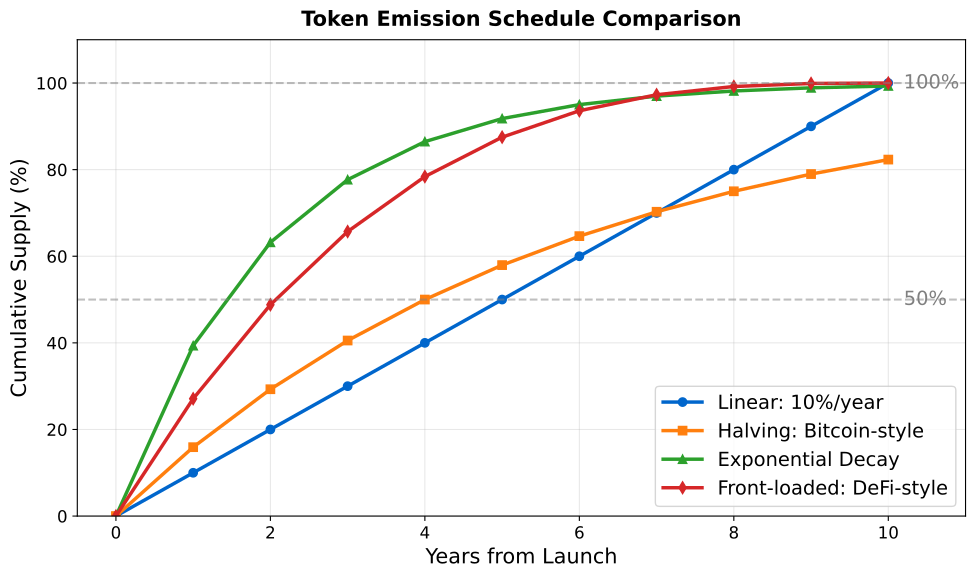

Recreate this plot in Python.
"""
Emission Schedule Comparison
Line chart comparing different emission schedule types
"""

import matplotlib.pyplot as plt
import numpy as np
from pathlib import Path

CHART_METADATA = {
    'title': 'Emission Schedules',
    'url': 'https://github.com/Digital-AI-Finance/Blockchain_Crypto/tree/main/Module_D_Tokenomics/L29_Token_Economics/charts/06_emission_schedules'
}

plt.rcParams.update({
    'font.size': 14,
    'axes.labelsize': 14,
    'axes.titlesize': 16,
    'xtick.labelsize': 12,
    'ytick.labelsize': 12,
    'legend.fontsize': 12,
    'figure.figsize': (10, 6),
    'figure.dpi': 150
})

MLPURPLE = '#3333B2'
MLBLUE = '#0066CC'
MLORANGE = '#FF7F0E'
MLGREEN = '#2CA02C'
MLRED = '#D62728'

fig, ax = plt.subplots(figsize=(10, 6))

# Years from project launch
years = np.arange(0, 11)

# Different emission schedules (cumulative supply as %)
max_supply = 100  # Normalized to 100%

# Linear emission: constant rate
linear = 10 * years
linear = np.minimum(linear, max_supply)

# Decreasing emission (Bitcoin halving style)
halving = max_supply * (1 - 0.5 ** (years / 4))

# Exponential decay (rapid initial, then slow)
exp_decay = max_supply * (1 - np.exp(-0.5 * years))

# Front-loaded (DeFi style)
front_loaded = max_supply * (1 - (1 - years/10) ** 3)
front_loaded = np.minimum(front_loaded, max_supply)

ax.plot(years, linear, 'o-', color=MLBLUE, linewidth=2.5, markersize=6, label='Linear: 10%/year')
ax.plot(years, halving, 's-', color=MLORANGE, linewidth=2.5, markersize=6, label='Halving: Bitcoin-style')
ax.plot(years, exp_decay, '^-', color=MLGREEN, linewidth=2.5, markersize=6, label='Exponential Decay')
ax.plot(years, front_loaded, 'd-', color=MLRED, linewidth=2.5, markersize=6, label='Front-loaded: DeFi-style')

# Add annotations
ax.axhline(y=50, color='gray', linestyle='--', alpha=0.5)
ax.text(10.2, 50, '50%', fontsize=9, va='center', color='gray')

ax.axhline(y=100, color='gray', linestyle='--', alpha=0.5)
ax.text(10.2, 100, '100%', fontsize=9, va='center', color='gray')

ax.set_xlabel('Years from Launch', fontsize=12)
ax.set_ylabel('Cumulative Supply (%)', fontsize=12)
ax.set_xlim(-0.5, 11)
ax.set_ylim(0, 110)

ax.legend(loc='lower right', fontsize=10)
ax.grid(True, alpha=0.3)

ax.set_title('Token Emission Schedule Comparison', fontweight='bold', fontsize=15, pad=10)
plt.tight_layout()

output_path = Path(__file__).parent / 'chart.pdf'
plt.savefig(output_path, bbox_inches='tight', dpi=300)
print(f"Chart saved to: {output_path.absolute()}")
plt.close()
